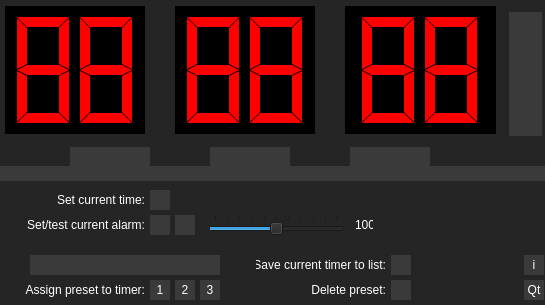
<?xml version="1.0" encoding="UTF-8"?>
<ui version="4.0">
 <class>PomodoroClass</class>
 <widget class="QMainWindow" name="PomodoroClass">
  <property name="enabled">
   <bool>true</bool>
  </property>
  <property name="geometry">
   <rect>
    <x>0</x>
    <y>0</y>
    <width>545</width>
    <height>305</height>
   </rect>
  </property>
  <property name="sizePolicy">
   <sizepolicy hsizetype="Fixed" vsizetype="Fixed">
    <horstretch>0</horstretch>
    <verstretch>0</verstretch>
   </sizepolicy>
  </property>
  <property name="minimumSize">
   <size>
    <width>545</width>
    <height>181</height>
   </size>
  </property>
  <property name="maximumSize">
   <size>
    <width>545</width>
    <height>305</height>
   </size>
  </property>
  <property name="windowTitle">
   <string>DomoPoro</string>
  </property>
  <property name="styleSheet">
   <string notr="true">QWidget {
    background-color: #252526;
    color: #ffffff;
}

QPushButton{
    color: #ffffff;
    background-color: #3A3A3A;
}

QPushButton#startButton,#stopButton,#pauseButton,#setButton,#testAudio,#deletePreset,#savePreset,#qtAbout,#audioSelectButton,#collapseButton,#aboutButton,#loadAlarm1, #loadAlarm2, #loadAlarm3, #assignToAlarm1,#assignToAlarm2,#assignToAlarm3 {
    border: none;
}

QPushButton#collapseButton{
    background-image: url(:/Pomodoro/collapseOpen.png);
}

QPushButton#collapseButton:checked{
    background-image: url(:/Pomodoro/collapseClosed.png);
}

QPushButton:hover {
    background-color: #464649;
}

QPushButton#stopButton{
	background-image: url(:/Pomodoro/stopButton.png);
}

QPushButton#startButton{
	background-image: url(:/Pomodoro/playButton.png);
}

QPushButton#pauseButton{
	background-image: url(:/Pomodoro/pauseButton.png);
}

QPushButton#loadAlarm1{
	background-image: url(:/Pomodoro/clockIcon1.png);
}

QPushButton#loadAlarm2{
	background-image: url(:/Pomodoro/clockIcon2.png);
}

QPushButton#loadAlarm3{
	background-image: url(:/Pomodoro/clockIcon3.png);
}


QLineEdit {
    color: #ffffff;
    background-color: #3A3A3A;
    border-color: white;
    border-width: 1px;
}

QComboBox {
    color: #ffffff;
    background-color: #3A3A3A;
    border: none;
}

QComboBox::hover{
	background-color: #464649
}

QComboBox QScrollBar:vertical {
    background-color: #2D2D30;
    margin: 0px;
}

QComboBox QScrollBar::handle:vertical {
    background-color: #3A3A3A;
    border-radius: 2px;
    border-color: #ffffff;
    min-height: 20px;
}

QComboBox QScrollBar::handle:hover {
    background-color: #3A3A3A;
}

QComboBox QScrollBar::add-line:vertical, QComboBox QScrollBar::sub-line:vertical {
    background: none;
    height: 0px;
    subcontrol-origin: margin;
}

QComboBox QScrollBar::add-page:vertical, QComboBox QScrollBar::sub-page:vertical {
    background-color: #252526;
}

QComboBox QAbstractItemView {
    color: #ffffff;
}

QComboBox::drop-down {
    border: none;
}

QComboBox::down-arrow {
    image: url(:/Pomodoro/downArrow.png);
}
</string>
  </property>
  <widget class="QWidget" name="centralWidget">
   <property name="styleSheet">
    <string notr="true"/>
   </property>
   <widget class="QLCDNumber" name="LCDmm">
    <property name="geometry">
     <rect>
      <x>175</x>
      <y>6</y>
      <width>141</width>
      <height>128</height>
     </rect>
    </property>
    <property name="font">
     <font>
      <family>MS Shell Dlg 2</family>
     </font>
    </property>
    <property name="styleSheet">
     <string notr="true">color: red;
background-color: black;
</string>
    </property>
    <property name="frameShadow">
     <enum>QFrame::Plain</enum>
    </property>
    <property name="lineWidth">
     <number>0</number>
    </property>
    <property name="smallDecimalPoint">
     <bool>false</bool>
    </property>
    <property name="digitCount">
     <number>2</number>
    </property>
    <property name="segmentStyle">
     <enum>QLCDNumber::Flat</enum>
    </property>
    <property name="intValue" stdset="0">
     <number>88</number>
    </property>
   </widget>
   <widget class="QLCDNumber" name="LCDhh">
    <property name="geometry">
     <rect>
      <x>5</x>
      <y>6</y>
      <width>141</width>
      <height>128</height>
     </rect>
    </property>
    <property name="styleSheet">
     <string notr="true">color: red;
background-color: black;
</string>
    </property>
    <property name="frameShadow">
     <enum>QFrame::Plain</enum>
    </property>
    <property name="lineWidth">
     <number>0</number>
    </property>
    <property name="digitCount">
     <number>2</number>
    </property>
    <property name="segmentStyle">
     <enum>QLCDNumber::Flat</enum>
    </property>
    <property name="value" stdset="0">
     <double>88.000000000000000</double>
    </property>
   </widget>
   <widget class="QLCDNumber" name="LCDss">
    <property name="geometry">
     <rect>
      <x>345</x>
      <y>6</y>
      <width>151</width>
      <height>128</height>
     </rect>
    </property>
    <property name="styleSheet">
     <string notr="true">color: red;
background-color: black;
</string>
    </property>
    <property name="inputMethodHints">
     <set>Qt::ImhDigitsOnly</set>
    </property>
    <property name="frameShadow">
     <enum>QFrame::Plain</enum>
    </property>
    <property name="lineWidth">
     <number>0</number>
    </property>
    <property name="digitCount">
     <number>2</number>
    </property>
    <property name="segmentStyle">
     <enum>QLCDNumber::Flat</enum>
    </property>
    <property name="value" stdset="0">
     <double>88.000000000000000</double>
    </property>
   </widget>
   <widget class="QLabel" name="separator_1">
    <property name="geometry">
     <rect>
      <x>145</x>
      <y>6</y>
      <width>30</width>
      <height>128</height>
     </rect>
    </property>
    <property name="styleSheet">
     <string notr="true"/>
    </property>
    <property name="text">
     <string/>
    </property>
    <property name="pixmap">
     <pixmap resource="pomodoro.qrc">:/Pomodoro/seperator.png</pixmap>
    </property>
   </widget>
   <widget class="QLabel" name="separator_2">
    <property name="geometry">
     <rect>
      <x>315</x>
      <y>6</y>
      <width>30</width>
      <height>128</height>
     </rect>
    </property>
    <property name="styleSheet">
     <string notr="true"/>
    </property>
    <property name="text">
     <string/>
    </property>
    <property name="pixmap">
     <pixmap resource="pomodoro.qrc">:/Pomodoro/seperator.png</pixmap>
    </property>
   </widget>
   <widget class="QPushButton" name="qtAbout">
    <property name="geometry">
     <rect>
      <x>524</x>
      <y>280</y>
      <width>20</width>
      <height>20</height>
     </rect>
    </property>
    <property name="text">
     <string>Qt</string>
    </property>
   </widget>
   <widget class="QPushButton" name="audioSelectButton">
    <property name="geometry">
     <rect>
      <x>150</x>
      <y>215</y>
      <width>20</width>
      <height>20</height>
     </rect>
    </property>
    <property name="toolTip">
     <string>Set alarm sound</string>
    </property>
    <property name="text">
     <string/>
    </property>
   </widget>
   <widget class="QPushButton" name="testAudio">
    <property name="geometry">
     <rect>
      <x>175</x>
      <y>215</y>
      <width>20</width>
      <height>20</height>
     </rect>
    </property>
    <property name="sizePolicy">
     <sizepolicy hsizetype="Fixed" vsizetype="Fixed">
      <horstretch>0</horstretch>
      <verstretch>0</verstretch>
     </sizepolicy>
    </property>
    <property name="toolTip">
     <string>Test sound</string>
    </property>
    <property name="text">
     <string/>
    </property>
   </widget>
   <widget class="QPushButton" name="collapseButton">
    <property name="geometry">
     <rect>
      <x>0</x>
      <y>166</y>
      <width>545</width>
      <height>15</height>
     </rect>
    </property>
    <property name="text">
     <string/>
    </property>
    <property name="checkable">
     <bool>true</bool>
    </property>
   </widget>
   <widget class="QPushButton" name="aboutButton">
    <property name="geometry">
     <rect>
      <x>524</x>
      <y>255</y>
      <width>20</width>
      <height>20</height>
     </rect>
    </property>
    <property name="text">
     <string>i</string>
    </property>
   </widget>
   <widget class="QWidget" name="verticalLayoutWidget_2">
    <property name="geometry">
     <rect>
      <x>498</x>
      <y>1</y>
      <width>44</width>
      <height>140</height>
     </rect>
    </property>
    <layout class="QVBoxLayout" name="verticalLayout_2">
     <property name="spacing">
      <number>4</number>
     </property>
     <item>
      <widget class="QPushButton" name="startButton">
       <property name="sizePolicy">
        <sizepolicy hsizetype="Fixed" vsizetype="Fixed">
         <horstretch>0</horstretch>
         <verstretch>0</verstretch>
        </sizepolicy>
       </property>
       <property name="minimumSize">
        <size>
         <width>42</width>
         <height>42</height>
        </size>
       </property>
       <property name="maximumSize">
        <size>
         <width>42</width>
         <height>42</height>
        </size>
       </property>
       <property name="text">
        <string/>
       </property>
      </widget>
     </item>
     <item>
      <widget class="QPushButton" name="pauseButton">
       <property name="sizePolicy">
        <sizepolicy hsizetype="Fixed" vsizetype="Fixed">
         <horstretch>0</horstretch>
         <verstretch>0</verstretch>
        </sizepolicy>
       </property>
       <property name="minimumSize">
        <size>
         <width>42</width>
         <height>42</height>
        </size>
       </property>
       <property name="maximumSize">
        <size>
         <width>42</width>
         <height>42</height>
        </size>
       </property>
       <property name="text">
        <string/>
       </property>
      </widget>
     </item>
     <item>
      <widget class="QPushButton" name="stopButton">
       <property name="sizePolicy">
        <sizepolicy hsizetype="Fixed" vsizetype="Fixed">
         <horstretch>0</horstretch>
         <verstretch>0</verstretch>
        </sizepolicy>
       </property>
       <property name="minimumSize">
        <size>
         <width>42</width>
         <height>42</height>
        </size>
       </property>
       <property name="maximumSize">
        <size>
         <width>42</width>
         <height>42</height>
        </size>
       </property>
       <property name="text">
        <string/>
       </property>
       <property name="default">
        <bool>false</bool>
       </property>
       <property name="flat">
        <bool>false</bool>
       </property>
      </widget>
     </item>
    </layout>
   </widget>
   <widget class="QWidget" name="horizontalLayoutWidget">
    <property name="geometry">
     <rect>
      <x>5</x>
      <y>136</y>
      <width>491</width>
      <height>30</height>
     </rect>
    </property>
    <layout class="QHBoxLayout" name="horizontalLayout_4">
     <property name="spacing">
      <number>6</number>
     </property>
     <item>
      <widget class="QPushButton" name="loadAlarm1">
       <property name="sizePolicy">
        <sizepolicy hsizetype="Minimum" vsizetype="Fixed">
         <horstretch>0</horstretch>
         <verstretch>0</verstretch>
        </sizepolicy>
       </property>
       <property name="minimumSize">
        <size>
         <width>80</width>
         <height>28</height>
        </size>
       </property>
       <property name="maximumSize">
        <size>
         <width>48</width>
         <height>28</height>
        </size>
       </property>
       <property name="styleSheet">
        <string notr="true"/>
       </property>
       <property name="text">
        <string/>
       </property>
       <property name="default">
        <bool>false</bool>
       </property>
       <property name="flat">
        <bool>false</bool>
       </property>
      </widget>
     </item>
     <item>
      <widget class="QPushButton" name="loadAlarm2">
       <property name="sizePolicy">
        <sizepolicy hsizetype="Minimum" vsizetype="Fixed">
         <horstretch>0</horstretch>
         <verstretch>0</verstretch>
        </sizepolicy>
       </property>
       <property name="minimumSize">
        <size>
         <width>80</width>
         <height>28</height>
        </size>
       </property>
       <property name="maximumSize">
        <size>
         <width>48</width>
         <height>28</height>
        </size>
       </property>
       <property name="styleSheet">
        <string notr="true"/>
       </property>
       <property name="text">
        <string/>
       </property>
       <property name="default">
        <bool>false</bool>
       </property>
      </widget>
     </item>
     <item>
      <widget class="QPushButton" name="loadAlarm3">
       <property name="sizePolicy">
        <sizepolicy hsizetype="Fixed" vsizetype="Fixed">
         <horstretch>0</horstretch>
         <verstretch>0</verstretch>
        </sizepolicy>
       </property>
       <property name="minimumSize">
        <size>
         <width>80</width>
         <height>28</height>
        </size>
       </property>
       <property name="maximumSize">
        <size>
         <width>48</width>
         <height>28</height>
        </size>
       </property>
       <property name="styleSheet">
        <string notr="true"/>
       </property>
       <property name="text">
        <string/>
       </property>
       <property name="default">
        <bool>false</bool>
       </property>
       <property name="flat">
        <bool>false</bool>
       </property>
      </widget>
     </item>
    </layout>
    <zorder>loadAlarm2</zorder>
    <zorder>loadAlarm1</zorder>
    <zorder>loadAlarm3</zorder>
   </widget>
   <widget class="QLabel" name="label_currTime">
    <property name="geometry">
     <rect>
      <x>15</x>
      <y>190</y>
      <width>130</width>
      <height>20</height>
     </rect>
    </property>
    <property name="text">
     <string>Set current time:</string>
    </property>
    <property name="alignment">
     <set>Qt::AlignRight|Qt::AlignTrailing|Qt::AlignVCenter</set>
    </property>
   </widget>
   <widget class="QPushButton" name="setButton">
    <property name="geometry">
     <rect>
      <x>150</x>
      <y>190</y>
      <width>20</width>
      <height>20</height>
     </rect>
    </property>
    <property name="text">
     <string/>
    </property>
   </widget>
   <widget class="QLabel" name="label_setAlarm">
    <property name="geometry">
     <rect>
      <x>15</x>
      <y>215</y>
      <width>130</width>
      <height>20</height>
     </rect>
    </property>
    <property name="text">
     <string>Set/test current alarm:</string>
    </property>
    <property name="alignment">
     <set>Qt::AlignRight|Qt::AlignTrailing|Qt::AlignVCenter</set>
    </property>
   </widget>
   <widget class="QLabel" name="label_saveAlarm">
    <property name="geometry">
     <rect>
      <x>256</x>
      <y>255</y>
      <width>130</width>
      <height>20</height>
     </rect>
    </property>
    <property name="text">
     <string>Save current timer to list:</string>
    </property>
    <property name="alignment">
     <set>Qt::AlignRight|Qt::AlignTrailing|Qt::AlignVCenter</set>
    </property>
   </widget>
   <widget class="QPushButton" name="savePreset">
    <property name="geometry">
     <rect>
      <x>391</x>
      <y>255</y>
      <width>20</width>
      <height>20</height>
     </rect>
    </property>
    <property name="sizePolicy">
     <sizepolicy hsizetype="Fixed" vsizetype="Fixed">
      <horstretch>0</horstretch>
      <verstretch>0</verstretch>
     </sizepolicy>
    </property>
    <property name="minimumSize">
     <size>
      <width>20</width>
      <height>20</height>
     </size>
    </property>
    <property name="maximumSize">
     <size>
      <width>20</width>
      <height>20</height>
     </size>
    </property>
    <property name="toolTip">
     <string>Save current alarm as preset</string>
    </property>
    <property name="text">
     <string/>
    </property>
   </widget>
   <widget class="QLabel" name="label_loadCurrAlarm">
    <property name="geometry">
     <rect>
      <x>15</x>
      <y>280</y>
      <width>130</width>
      <height>20</height>
     </rect>
    </property>
    <property name="text">
     <string>Assign preset to timer:</string>
    </property>
    <property name="alignment">
     <set>Qt::AlignRight|Qt::AlignTrailing|Qt::AlignVCenter</set>
    </property>
   </widget>
   <widget class="QPushButton" name="assignToAlarm1">
    <property name="geometry">
     <rect>
      <x>150</x>
      <y>280</y>
      <width>20</width>
      <height>20</height>
     </rect>
    </property>
    <property name="sizePolicy">
     <sizepolicy hsizetype="Fixed" vsizetype="Fixed">
      <horstretch>0</horstretch>
      <verstretch>0</verstretch>
     </sizepolicy>
    </property>
    <property name="minimumSize">
     <size>
      <width>20</width>
      <height>20</height>
     </size>
    </property>
    <property name="maximumSize">
     <size>
      <width>20</width>
      <height>20</height>
     </size>
    </property>
    <property name="text">
     <string>1</string>
    </property>
   </widget>
   <widget class="QPushButton" name="assignToAlarm2">
    <property name="geometry">
     <rect>
      <x>175</x>
      <y>280</y>
      <width>20</width>
      <height>20</height>
     </rect>
    </property>
    <property name="sizePolicy">
     <sizepolicy hsizetype="Fixed" vsizetype="Fixed">
      <horstretch>0</horstretch>
      <verstretch>0</verstretch>
     </sizepolicy>
    </property>
    <property name="minimumSize">
     <size>
      <width>20</width>
      <height>20</height>
     </size>
    </property>
    <property name="maximumSize">
     <size>
      <width>20</width>
      <height>20</height>
     </size>
    </property>
    <property name="text">
     <string>2</string>
    </property>
   </widget>
   <widget class="QPushButton" name="assignToAlarm3">
    <property name="geometry">
     <rect>
      <x>200</x>
      <y>280</y>
      <width>20</width>
      <height>20</height>
     </rect>
    </property>
    <property name="sizePolicy">
     <sizepolicy hsizetype="Fixed" vsizetype="Fixed">
      <horstretch>0</horstretch>
      <verstretch>0</verstretch>
     </sizepolicy>
    </property>
    <property name="minimumSize">
     <size>
      <width>20</width>
      <height>20</height>
     </size>
    </property>
    <property name="maximumSize">
     <size>
      <width>20</width>
      <height>20</height>
     </size>
    </property>
    <property name="text">
     <string>3</string>
    </property>
   </widget>
   <widget class="QComboBox" name="presetBox">
    <property name="geometry">
     <rect>
      <x>30</x>
      <y>255</y>
      <width>190</width>
      <height>20</height>
     </rect>
    </property>
    <property name="sizePolicy">
     <sizepolicy hsizetype="Fixed" vsizetype="Fixed">
      <horstretch>0</horstretch>
      <verstretch>0</verstretch>
     </sizepolicy>
    </property>
    <property name="minimumSize">
     <size>
      <width>160</width>
      <height>20</height>
     </size>
    </property>
    <property name="maximumSize">
     <size>
      <width>190</width>
      <height>20</height>
     </size>
    </property>
   </widget>
   <widget class="QPushButton" name="deletePreset">
    <property name="geometry">
     <rect>
      <x>391</x>
      <y>280</y>
      <width>20</width>
      <height>20</height>
     </rect>
    </property>
    <property name="sizePolicy">
     <sizepolicy hsizetype="Fixed" vsizetype="Fixed">
      <horstretch>0</horstretch>
      <verstretch>0</verstretch>
     </sizepolicy>
    </property>
    <property name="minimumSize">
     <size>
      <width>20</width>
      <height>20</height>
     </size>
    </property>
    <property name="maximumSize">
     <size>
      <width>20</width>
      <height>20</height>
     </size>
    </property>
    <property name="text">
     <string/>
    </property>
   </widget>
   <widget class="QLabel" name="label_deleteAlarm">
    <property name="geometry">
     <rect>
      <x>256</x>
      <y>280</y>
      <width>130</width>
      <height>20</height>
     </rect>
    </property>
    <property name="text">
     <string>Delete preset:</string>
    </property>
    <property name="alignment">
     <set>Qt::AlignRight|Qt::AlignTrailing|Qt::AlignVCenter</set>
    </property>
   </widget>
   <widget class="QSlider" name="volumeSlider">
    <property name="geometry">
     <rect>
      <x>208</x>
      <y>215</y>
      <width>137</width>
      <height>20</height>
     </rect>
    </property>
    <property name="sizePolicy">
     <sizepolicy hsizetype="Minimum" vsizetype="Preferred">
      <horstretch>0</horstretch>
      <verstretch>0</verstretch>
     </sizepolicy>
    </property>
    <property name="minimumSize">
     <size>
      <width>125</width>
      <height>0</height>
     </size>
    </property>
    <property name="maximumSize">
     <size>
      <width>16777215</width>
      <height>20</height>
     </size>
    </property>
    <property name="maximum">
     <number>100</number>
    </property>
    <property name="sliderPosition">
     <number>50</number>
    </property>
    <property name="orientation">
     <enum>Qt::Horizontal</enum>
    </property>
    <property name="tickPosition">
     <enum>QSlider::TicksAbove</enum>
    </property>
    <property name="tickInterval">
     <number>10</number>
    </property>
   </widget>
   <widget class="QLabel" name="volumeValue">
    <property name="geometry">
     <rect>
      <x>355</x>
      <y>215</y>
      <width>18</width>
      <height>20</height>
     </rect>
    </property>
    <property name="sizePolicy">
     <sizepolicy hsizetype="Fixed" vsizetype="Preferred">
      <horstretch>0</horstretch>
      <verstretch>0</verstretch>
     </sizepolicy>
    </property>
    <property name="text">
     <string>100</string>
    </property>
   </widget>
  </widget>
 </widget>
 <layoutdefault spacing="6" margin="11"/>
 <resources>
  <include location="pomodoro.qrc"/>
 </resources>
 <connections/>
</ui>
